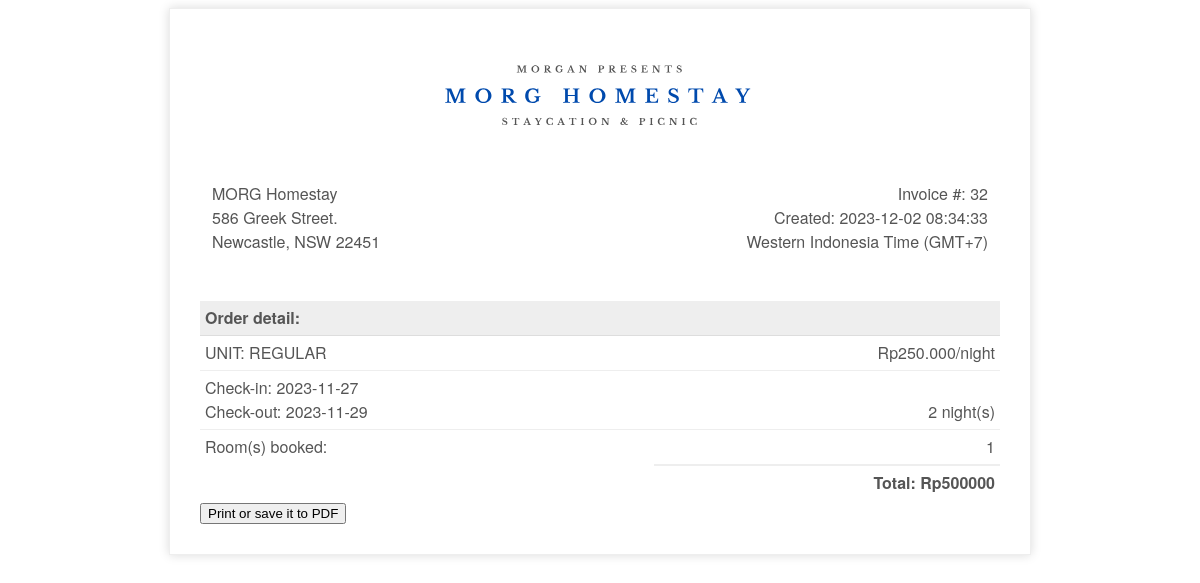
/rsv2/receipt.php?idrsv=32, run on the app's committed database.
### tables this page shows
CREATE TABLE `reservasi` (
  `idrsv` int(11) NOT NULL,
  `unit` varchar(36) DEFAULT NULL,
  `cidate` date DEFAULT NULL,
  `codate` date DEFAULT NULL,
  `rooms` int(11) DEFAULT NULL,
  `adults` int(11) DEFAULT NULL,
  `children` int(11) DEFAULT NULL
);

### rsv2/receipt.php (the view, shortened to what this page needs)
<?php
include 'koneksi.php';
if(isset($_GET['idrsv'])) {
    $idrsv = $_GET['idrsv'];
    $result = mysqli_query($koneksi, "SELECT * FROM reservasi WHERE idrsv='$idrsv'");
    $reservation = mysqli_fetch_assoc($result);
    $currentDateTime = date('Y-m-d H:i:s');
    $date1 = strtotime($reservation['cidate']);
    $date2 = strtotime($reservation['codate']);
    $days = floor(($date2 - $date1) / (60 * 60 * 24));
    $unit = $reservation['unit'];
    $price = 0;
    if ($unit == 'REGULAR') {
        $price = 250000;
    } elseif ($unit == 'DELUXE') {
        $price = 750000;
    }
    if ($price == 250000) {
        $pricef = 'Rp250.000';
    } elseif ($price == 750000) {
        $pricef = 'Rp750.000';
    }
    $totalprice = $price * $days * $reservation['rooms'];
    echo <<<HTML
<!DOCTYPE html>
<html>
                <head>
                </head>
                <body>
                    <div class="invoice-box">
                        <table cellpadding="0" cellspacing="0">
                            <tr class="top">
                                <td colspan="2">
                                    <table>
                                        <tr>
                                            <td class="title">
                                                <img
                                                    src="/hotel/rsv2/img/logo.svg"
                                                    style="display: block; margin: auto; max-width: 350px; width: 100%;"
                                                />
                                            </td>
                                        </tr>
                                    </table>
                                </td>
                            </tr>
                            <tr class="information">
                                <td colspan="2">
                                    <table>
                                        <tr>
                                            <td>
                                                MORG Homestay<br />
                                                586 Greek Street.<br />
                                                Newcastle, NSW 22451
                                            </td>
                                            <td>
                                                Invoice #: {$reservation['idrsv']}<br />
                                                Created: {$currentDateTime}<br />
                                                Western Indonesia Time (GMT+7)
                                            </td>
                                        </tr>
                                    </table>
                                </td>
                            </tr>
                            <tr class="heading">
                                <td>Order detail:</td>
                                <td></td>
                            </tr>
                            <tr class="item">
                                <td>UNIT: {$reservation['unit']}</td>
                                <td>{$pricef}/night</td>
                            </tr>
                            <tr class="item">
                                <td>
                                    Check-in: {$reservation['cidate']} <br>
                                    Check-out: {$reservation['codate']}
                                </td>
                                <td><br>{$days} night(s)</td>
                            </tr>
                            <tr class="item last">
                                <td>Room(s) booked:</td>
                                <td>{$reservation['rooms']}</td>
                            </tr>
                            <tr class="total">
                                <td></td>
                                <td>Total: Rp{$totalprice}</td>
                            </tr>
                        </table>
                        <button onclick="printFunction()">Print or save it to PDF</button>
                    </div>
                </body>
            </html>
HTML;
} else {
    echo "Invalid reservation ID.";
}
?>

### rsv2/receipt.php (style rules this page uses)
.invoice-box { max-width: 800px; margin: auto; padding: 30px; border: 1px solid #eee; box-shadow: 0 0 10px rgba(0, 0, 0, 0.15); font-size: 16px; line-height: 24px; font-family: 'Helvetica Neue', 'Helvetica', Helvetica, Arial, sans-serif; color: #555; }
.invoice-box table { width: 100%; line-height: inherit; text-align: left; }
.invoice-box table td { padding: 5px; vertical-align: top; }
.invoice-box table tr td:nth-child(2) { text-align: right; }
.invoice-box table tr.top table td { padding-bottom: 20px; }
.invoice-box table tr.top table td.title { font-size: 45px; line-height: 45px; color: #333; }
.invoice-box table tr.information table td { padding-bottom: 40px; }
.invoice-box table tr.heading td { background: #eee; border-bottom: 1px solid #ddd; font-weight: bold; }
.invoice-box table tr.item td { border-bottom: 1px solid #eee; }
.invoice-box table tr.item.last td { border-bottom: none; }
.invoice-box table tr.total td:nth-child(2) { border-top: 2px solid #eee; font-weight: bold; }

### data on the page
reservasi: idrsv "32", unit "REGULAR", unit "Rp250.000", cidate "2023-11-27", codate "2023-11-29", days "2", rooms "1", totalprice "500000"
